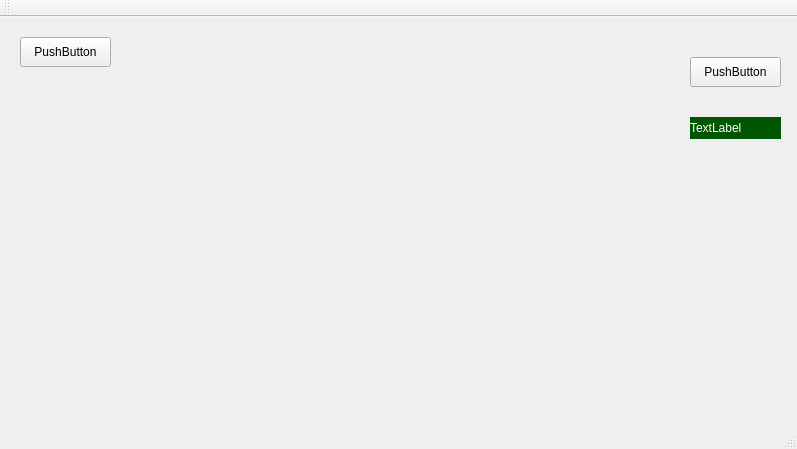
<?xml version="1.0" encoding="UTF-8"?>
<ui version="4.0">
 <class>MainWindow</class>
 <widget class="QMainWindow" name="MainWindow">
  <property name="geometry">
   <rect>
    <x>0</x>
    <y>0</y>
    <width>797</width>
    <height>449</height>
   </rect>
  </property>
  <property name="windowTitle">
   <string>MainWindow</string>
  </property>
  <widget class="QWidget" name="centralWidget">
   <widget class="QPushButton" name="pushButton">
    <property name="geometry">
     <rect>
      <x>20</x>
      <y>20</y>
      <width>91</width>
      <height>30</height>
     </rect>
    </property>
    <property name="text">
     <string>PushButton</string>
    </property>
   </widget>
   <widget class="QPushButton" name="pushButton_2">
    <property name="geometry">
     <rect>
      <x>690</x>
      <y>40</y>
      <width>91</width>
      <height>30</height>
     </rect>
    </property>
    <property name="text">
     <string>PushButton</string>
    </property>
   </widget>
   <widget class="QLabel" name="label">
    <property name="geometry">
     <rect>
      <x>690</x>
      <y>100</y>
      <width>91</width>
      <height>22</height>
     </rect>
    </property>
    <property name="styleSheet">
     <string notr="true">background-color: #050;
color: #fff;
</string>
    </property>
    <property name="text">
     <string>TextLabel</string>
    </property>
   </widget>
  </widget>
  <widget class="QMenuBar" name="menuBar">
   <property name="geometry">
    <rect>
     <x>0</x>
     <y>0</y>
     <width>797</width>
     <height>27</height>
    </rect>
   </property>
  </widget>
  <widget class="QToolBar" name="mainToolBar">
   <attribute name="toolBarArea">
    <enum>TopToolBarArea</enum>
   </attribute>
   <attribute name="toolBarBreak">
    <bool>false</bool>
   </attribute>
  </widget>
  <widget class="QStatusBar" name="statusBar"/>
 </widget>
 <layoutdefault spacing="6" margin="11"/>
 <resources/>
 <connections/>
</ui>
